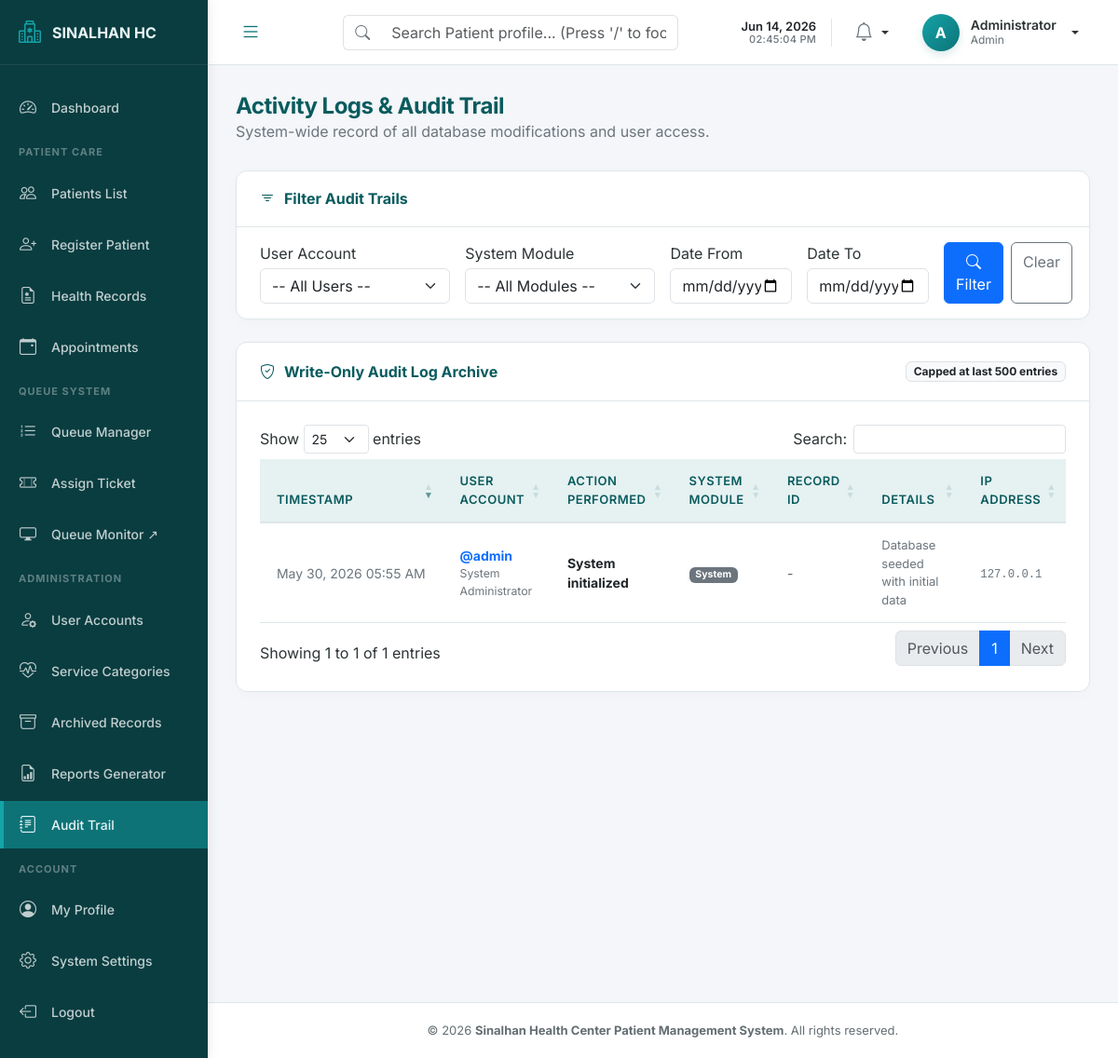
/admin/activity_log.php (signed in), run on the app's committed database.
### tables this page shows
CREATE TABLE IF NOT EXISTS system_settings (
    setting_key VARCHAR(100) NOT NULL PRIMARY KEY,
    setting_value TEXT DEFAULT NULL,
    updated_at TIMESTAMP NOT NULL DEFAULT CURRENT_TIMESTAMP ON UPDATE CURRENT_TIMESTAMP
);

CREATE TABLE IF NOT EXISTS activity_log (
    log_id INT AUTO_INCREMENT PRIMARY KEY,
    user_id INT DEFAULT NULL,
    action VARCHAR(255) NOT NULL COMMENT 'e.g. Registered patient, Updated appointment',
    module ENUM('Patient Records', 'Health Records', 'Appointment', 'Queue', 'Admin', 'Auth', 'System') NOT NULL,
    record_id INT DEFAULT NULL COMMENT 'ID of the affected record',
    details TEXT DEFAULT NULL COMMENT 'Additional context about the action',
    ip_address VARCHAR(45) DEFAULT NULL,
    created_at TIMESTAMP NOT NULL DEFAULT CURRENT_TIMESTAMP,
    INDEX idx_user_id (user_id),
    INDEX idx_module (module),
    INDEX idx_created_at (created_at),
    INDEX idx_record_id (record_id),
    CONSTRAINT fk_activity_log_user 
        FOREIGN KEY (user_id) REFERENCES users(user_id) 
        ON DELETE SET NULL ON UPDATE CASCADE
);

CREATE TABLE IF NOT EXISTS users (
    user_id INT AUTO_INCREMENT PRIMARY KEY,
    username VARCHAR(50) NOT NULL UNIQUE,
    password_hash VARCHAR(255) NOT NULL,
    first_name VARCHAR(100) NOT NULL,
    last_name VARCHAR(100) NOT NULL,
    email VARCHAR(150) DEFAULT NULL,
    contact_number VARCHAR(20) DEFAULT NULL,
    role ENUM('admin', 'staff', 'bhw') NOT NULL DEFAULT 'staff',
    is_active TINYINT(1) NOT NULL DEFAULT 1 COMMENT '1=active, 0=deactivated',
    last_login DATETIME DEFAULT NULL,
    last_login_ip VARCHAR(45) DEFAULT NULL,
    is_archived TINYINT(1) NOT NULL DEFAULT 0 COMMENT '1=archived, 0=active',
    two_fa_secret VARCHAR(32) DEFAULT NULL,
    two_fa_enabled TINYINT(1) DEFAULT 0,
    theme VARCHAR(10) NOT NULL DEFAULT 'light',
    font_size VARCHAR(10) NOT NULL DEFAULT 'normal',
    created_at TIMESTAMP NOT NULL DEFAULT CURRENT_TIMESTAMP,
    updated_at TIMESTAMP NOT NULL DEFAULT CURRENT_TIMESTAMP ON UPDATE CURRENT_TIMESTAMP,
    INDEX idx_role (role),
    INDEX idx_is_active (is_active),
    INDEX idx_is_archived (is_archived)
);

### admin/activity_log.php (the view, shortened to what the rows shown need)
<?php
$pdo = Database::getInstance()->getConnection();
try {
    $sql = "
        SELECT al.log_id, al.action, al.module, al.record_id, al.details, al.ip_address, al.created_at,
               u.username, u.first_name, u.last_name
        FROM activity_log al
        LEFT JOIN users u ON al.user_id = u.user_id
        WHERE 1=1
    ";
    $params = [];
    $sql .= " ORDER BY al.created_at DESC LIMIT 500";
    $stmt = $pdo->prepare($sql);
    $stmt->execute($params);
    $logs = $stmt->fetchAll();
} catch (Exception $e) {
    error_log("Activity log loading failed: " . $e->getMessage());
    $usersDropdown = [];
    $logs = [];
}
require_once __DIR__ . '/../includes/header.php';
require_once __DIR__ . '/../includes/sidebar.php';
?>
<main class="main-content">
    <div class="page-header">
        <div>
            <h2 class="page-title">Activity Logs & Audit Trail</h2>
        </div>
    </div>
    <div class="card-custom">
        <div class="card-custom-body">
            <div class="table-responsive">
                <table class="table table-hover table-custom align-middle" id="logsTable">
                    <thead>
                        <tr>
                            <th style="width: 170px;">Timestamp</th>
                            <th>User Account</th>
                            <th>Action Performed</th>
                            <th>System Module</th>
                            <th>Record ID</th>
                            <th>Details</th>
                            <th>IP Address</th>
                        </tr>
                    </thead>
                    <tbody>
                        <?php foreach ($logs as $l): ?>
                            <tr>
                                <td data-order="<?= htmlspecialchars($l['created_at']) ?>">
                                    <span class="text-secondary"><?= date('M d, Y h:i A', strtotime($l['created_at'])) ?></span>
                                </td>
                                <td>
                                    <?php if ($l['username']): ?>
                                        <strong class="text-primary">@<?= htmlspecialchars($l['username']) ?></strong>
                                        <div class="small text-secondary"><?= htmlspecialchars($l['first_name'] . ' ' . $l['last_name']) ?></div>
                                    <?php else: ?>
                                        <span class="text-muted">System Agent</span>
                                    <?php endif; ?>
                                </td>
                                <td><strong class="text-dark"><?= htmlspecialchars($l['action']) ?></strong></td>
                                <td>
                                    <?php
                                        $badgeClass = 'bg-secondary';
                                    ?>
                                    <span class="badge <?= $badgeClass ?>"><?= htmlspecialchars($l['module']) ?></span>
                                </td>
                                <td>
                                    <?= $l['record_id'] ? '<span class="badge bg-light text-dark border">#' . $l['record_id'] . '</span>' : '<span class="text-muted">-</span>' ?>
                                </td>
                                <td class="text-secondary" style="max-width: 250px; font-size: 13px;">
                                    <?= htmlspecialchars($l['details'] ?? '-') ?>
                                </td>
                                <td><code class="text-secondary"><?= htmlspecialchars($l['ip_address'] ?? '0.0.0.0') ?></code></td>
                            </tr>
                        <?php endforeach; ?>
                    </tbody>
                </table>
            </div>
        </div>
    </div>
</main>
<?php
require_once __DIR__ . '/../includes/footer.php';
?>

### includes/sidebar.php (shortened to what the rows shown need)
<?php
require_once __DIR__ . '/../includes/settings_helper.php';
$sidebarPdo = Database::getInstance()->getConnection();
$clinicNameSetting = get_setting($sidebarPdo, 'clinic_name', 'Sinalhan HC');
$clinicLogoSetting = get_setting($sidebarPdo, 'clinic_logo', '');
$logoText = 'SINALHAN HC';
if (!empty($clinicNameSetting)) {
    if (stripos($clinicNameSetting, 'Barangay Sinalhan') === 0) {
        $logoText = 'SINALHAN HC';
    } else {
        $logoText = mb_strtoupper($clinicNameSetting);
    }
}
$fontSize = '16px';
?>
<aside id="sidebar">
    <div class="sidebar-header">
        <a href="<?= BASE_URL ?>index.php" class="sidebar-logo">
            <?php if (!empty($clinicLogoSetting)): ?>
                <img src="<?= BASE_URL . $clinicLogoSetting ?>" alt="Logo" style="height: 30px; width: 30px; object-fit: contain; border-radius: 4px;">
            <?php else: ?>
                <i class="bi bi-hospital"></i>
            <?php endif; ?>
            <span style="font-size: <?= $fontSize ?>; text-overflow: ellipsis; overflow: hidden; white-space: nowrap; flex-grow: 1;"><?= htmlspecialchars($logoText) ?></span>
        </a>
    </div>
</aside>
<div id="content-wrapper">

### data on the page
system_settings: setting_value "SINALHAN HC"
activity_log: created_at "May 30, 2026 05:55 AM", user.username "admin", user.last_name "System Administrator", action "System initialized", module "System", details "Database seeded with initial data", ip_address "127.0.0.1"

### other printed values
$avatarLetter "A"
$sidebarUserFullName "Administrator"
$role "Admin"
APP_NAME "Sinalhan Health Center Patient Management System"
